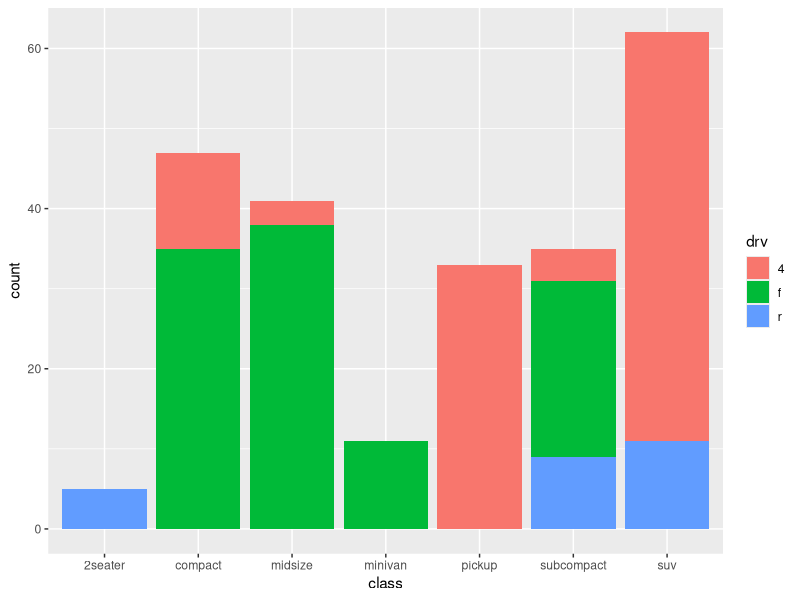
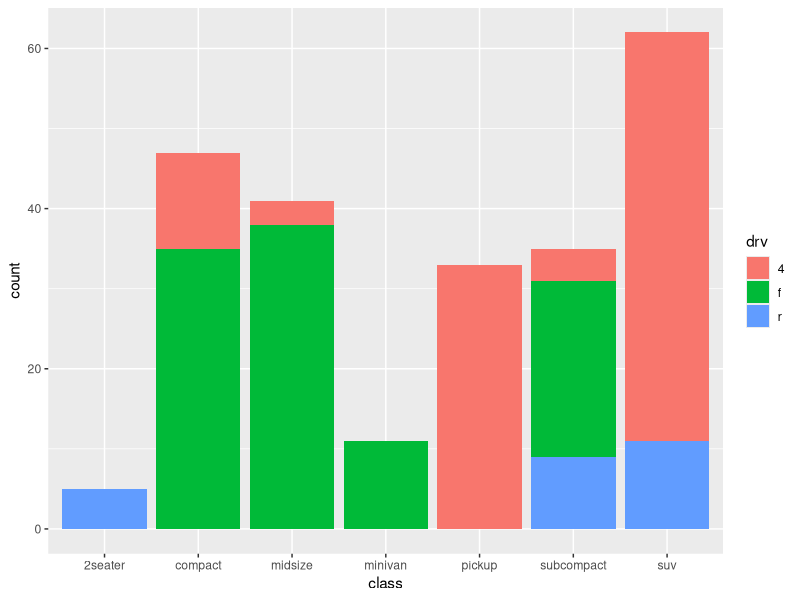
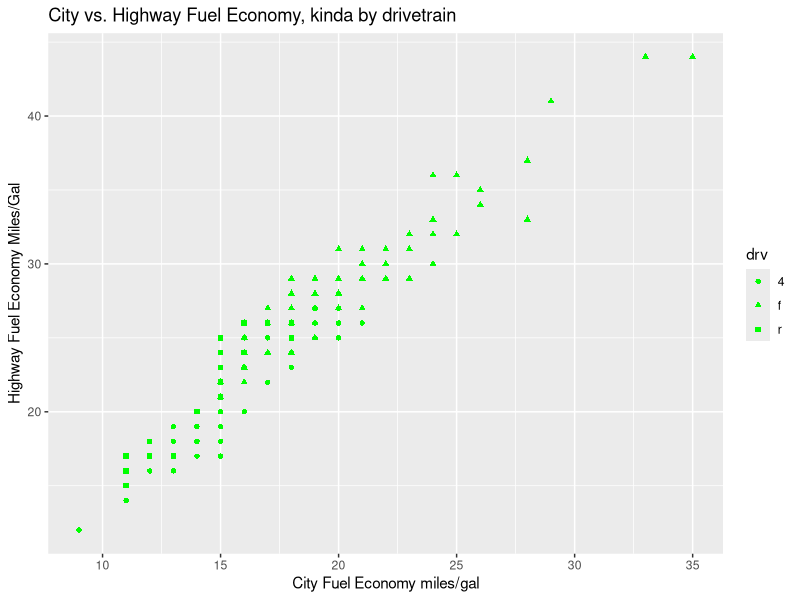

Recreate these plots in R, in order.
## ---- chunk 1
knitr::opts_chunk$set(echo = TRUE)

library(tidyverse)
## ---- chunk 2
mpg <- mpg

# use ggplot() to map the data and a single aesthetic (variable = class)
ggplot(data = mpg, aes(x = class,
                       fill = drv)) + 
  geom_bar() # call to a specific geom to plot the mapped data
## ---- chunk 3
mpg %>%
  dplyr::filter(class=="compact") %>%
  dplyr::filter(drv =="4")

ggplot(data = mpg) +
geom_bar(aes(x = class, fill = drv))
## ---- chunk 4
ggplot(data=mpg) +
  geom_point(aes(
    x = cty,
    y = hwy,
    shape = drv),
    color = "green") +
  ggtitle("City vs. Highway Fuel Economy, kinda by drivetrain") +
  xlab("City Fuel Economy miles/gal") +
  ylab("Highway Fuel Economy Miles/Gal")
xlim(0,40)
ylim(0,50)
    # shape = 23
    # color = "green"
